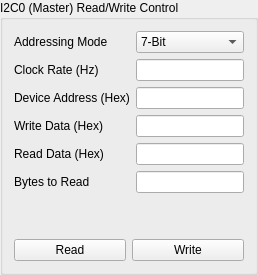
                 <widget class="QGroupBox" name="groupBox_I2C0_Master">
                  <property name="title">
                   <string>I2C0 (Master) Read/Write Control</string>
                  </property>
                  <layout class="QVBoxLayout" name="verticalLayout_42">
                   <item>
                    <layout class="QGridLayout" name="gridLayout_32">
                     <item row="2" column="0">
                      <widget class="QLabel" name="label_i2cDevAddr">
                       <property name="text">
                        <string>Device Address (Hex)</string>
                       </property>
                      </widget>
                     </item>
                     <item row="4" column="1">
                      <widget class="QLineEdit" name="lineEdit_i2cReadData"/>
                     </item>
                     <item row="5" column="1">
                      <widget class="QLineEdit" name="lineEdit_i2cBytesToRead"/>
                     </item>
                     <item row="0" column="1">
                      <widget class="QComboBox" name="comboBox_i2cAddrMode">
                       <property name="currentIndex">
                        <number>0</number>
                       </property>
                       <item>
                        <property name="text">
                         <string>7-Bit</string>
                        </property>
                       </item>
                       <item>
                        <property name="text">
                         <string>10-Bit</string>
                        </property>
                       </item>
                      </widget>
                     </item>
                     <item row="1" column="1">
                      <widget class="QLineEdit" name="lineEdit_i2cClockRate"/>
                     </item>
                     <item row="5" column="0">
                      <widget class="QLabel" name="label_i2cBytesToRead">
                       <property name="text">
                        <string>Bytes to Read</string>
                       </property>
                      </widget>
                     </item>
                     <item row="0" column="0">
                      <widget class="QLabel" name="label_i2cAddrMode">
                       <property name="text">
                        <string>Addressing Mode</string>
                       </property>
                      </widget>
                     </item>
                     <item row="3" column="0">
                      <widget class="QLabel" name="label_i2cWriteData">
                       <property name="text">
                        <string>Write Data (Hex)</string>
                       </property>
                      </widget>
                     </item>
                     <item row="2" column="1">
                      <widget class="QLineEdit" name="lineEdit_i2cDevAddr"/>
                     </item>
                     <item row="3" column="1">
                      <widget class="QLineEdit" name="lineEdit_i2cWriteData"/>
                     </item>
                     <item row="4" column="0">
                      <widget class="QLabel" name="label_i2cReadData">
                       <property name="text">
                        <string>Read Data (Hex)</string>
                       </property>
                      </widget>
                     </item>
                     <item row="1" column="0">
                      <widget class="QLabel" name="label_i2cClockRate">
                       <property name="text">
                        <string>Clock Rate (Hz)</string>
                       </property>
                      </widget>
                     </item>
                    </layout>
                   </item>
                   <item>
                    <spacer name="verticalSpacer">
                     <property name="orientation">
                      <enum>Qt::Vertical</enum>
                     </property>
                     <property name="sizeHint" stdset="0">
                      <size>
                       <width>20</width>
                       <height>40</height>
                      </size>
                     </property>
                    </spacer>
                   </item>
                   <item>
                    <layout class="QHBoxLayout" name="horizontalLayout_32">
                     <item>
                      <widget class="QPushButton" name="pushButton_i2cRead">
                       <property name="text">
                        <string>Read</string>
                       </property>
                      </widget>
                     </item>
                     <item>
                      <widget class="QPushButton" name="pushButton_i2cWrite">
                       <property name="text">
                        <string>Write</string>
                       </property>
                      </widget>
                     </item>
                    </layout>
                   </item>
                  </layout>
                 </widget>
